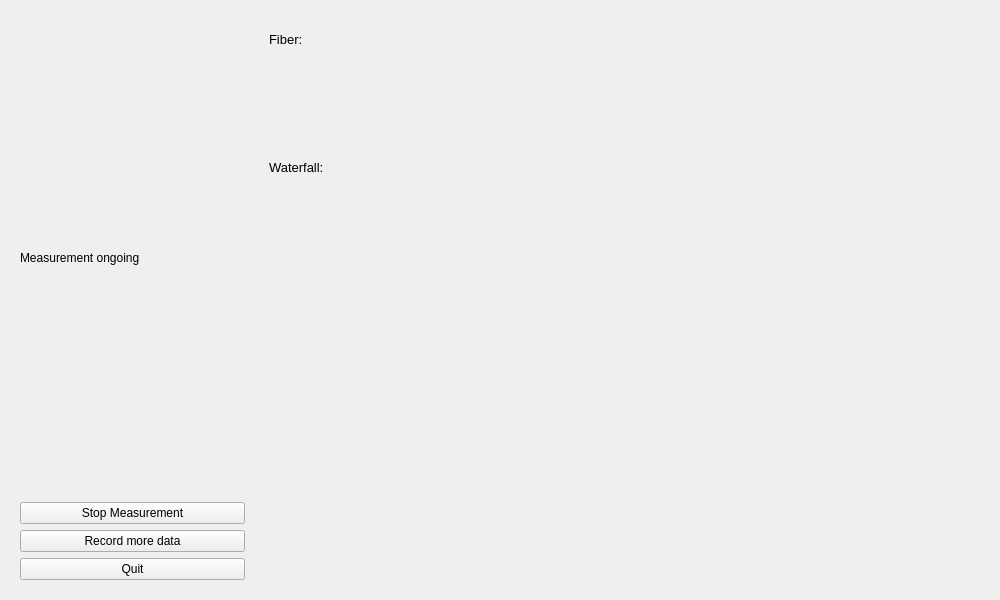
<?xml version="1.0" encoding="UTF-8"?>
<ui version="4.0">
 <class>Form</class>
 <widget class="QWidget" name="Form">
  <property name="geometry">
   <rect>
    <x>0</x>
    <y>0</y>
    <width>1000</width>
    <height>600</height>
   </rect>
  </property>
  <property name="minimumSize">
   <size>
    <width>1000</width>
    <height>600</height>
   </size>
  </property>
  <property name="windowTitle">
   <string>Form</string>
  </property>
  <layout class="QHBoxLayout" name="horizontalLayout" stretch="1,3">
   <item>
    <widget class="QWidget" name="verticalWidget" native="true">
     <layout class="QVBoxLayout" name="verticalLayout_2">
      <item>
       <widget class="QLabel" name="label">
        <property name="text">
         <string>Measurement ongoing</string>
        </property>
       </widget>
      </item>
      <item>
       <widget class="QPushButton" name="pushButton_2">
        <property name="text">
         <string>Stop Measurement</string>
        </property>
       </widget>
      </item>
      <item>
       <widget class="QPushButton" name="pushButton">
        <property name="text">
         <string>Record more data</string>
        </property>
       </widget>
      </item>
      <item>
       <widget class="QPushButton" name="quit_button">
        <property name="text">
         <string>Quit</string>
        </property>
       </widget>
      </item>
     </layout>
    </widget>
   </item>
   <item>
    <widget class="QWidget" name="right_widget" native="true">
     <property name="minimumSize">
      <size>
       <width>0</width>
       <height>0</height>
      </size>
     </property>
     <layout class="QVBoxLayout" name="verticalLayout" stretch="1,2,1,10">
      <item>
       <widget class="QLabel" name="label_5">
        <property name="font">
         <font>
          <pointsize>10</pointsize>
         </font>
        </property>
        <property name="text">
         <string>Fiber:</string>
        </property>
       </widget>
      </item>
      <item>
       <widget class="QWidget" name="microscope_widget" native="true">
        <layout class="QVBoxLayout" name="verticalLayout_3"/>
       </widget>
      </item>
      <item>
       <widget class="QLabel" name="label_6">
        <property name="font">
         <font>
          <pointsize>10</pointsize>
         </font>
        </property>
        <property name="text">
         <string>Waterfall:</string>
        </property>
       </widget>
      </item>
      <item>
       <widget class="QWidget" name="waterfall_widget" native="true">
        <layout class="QVBoxLayout" name="verticalLayout_4"/>
       </widget>
      </item>
     </layout>
    </widget>
   </item>
  </layout>
 </widget>
 <resources/>
 <connections/>
</ui>
